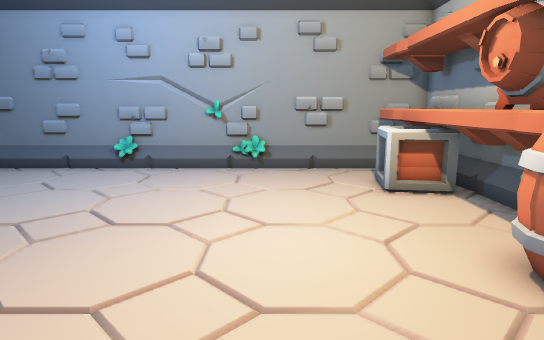
view 1 (above)

12 first-person views from a walk through a Godot game level. The camera is 1.2 m above the floor, tilts 10° down and sees 75° across. The floor is counted in squares, 0.5 m on a side. Each view is taken from the middle of a square. On the plan, view 1 faces up. The plan holds only what a view shows up to about 20 squares ahead; the rest is blank.

view 2
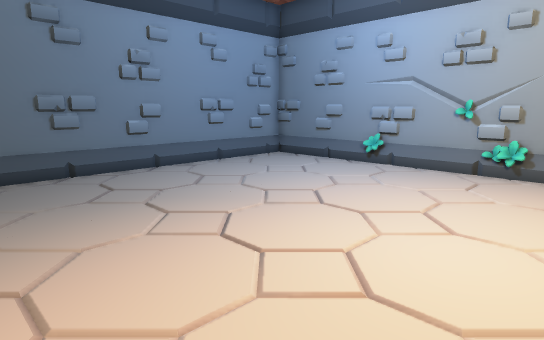

view 3
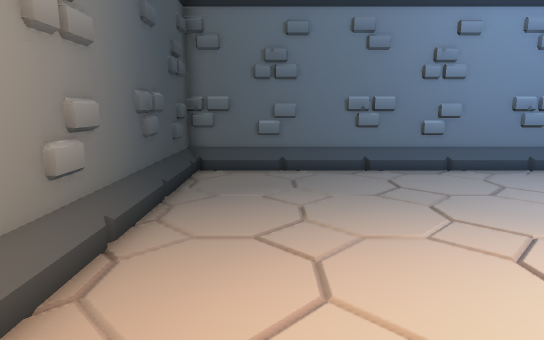

view 4
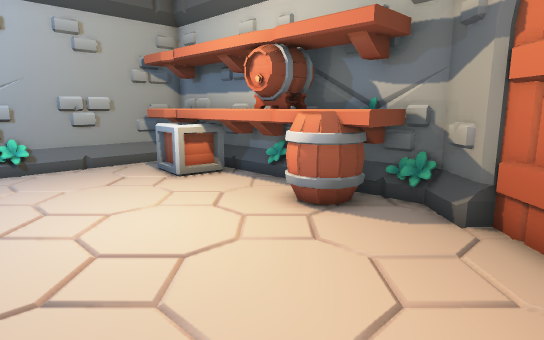

view 5
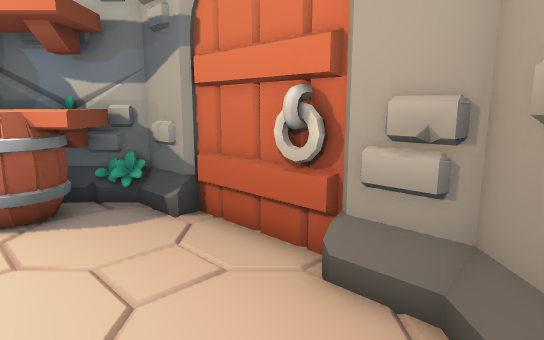

view 6
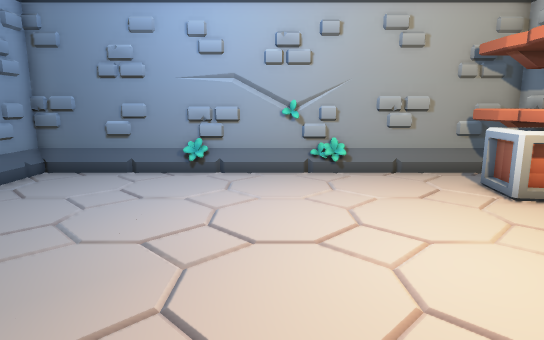

view 7
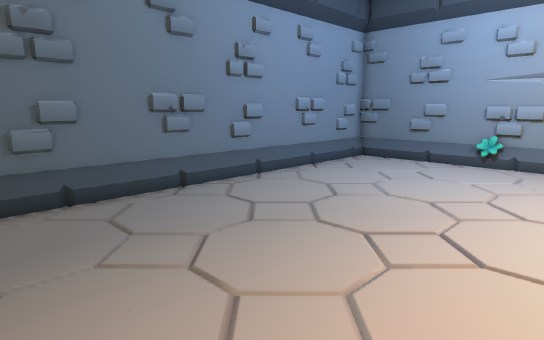

view 8
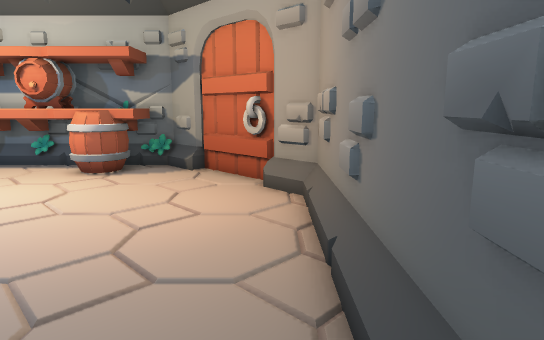

view 9
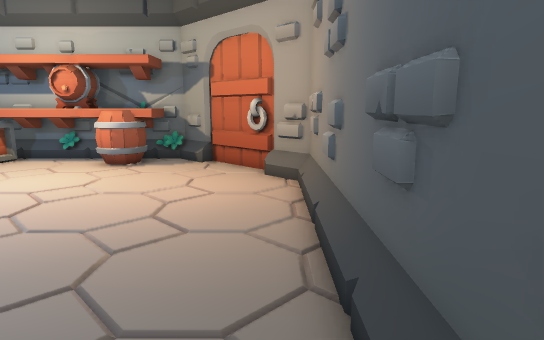

view 10
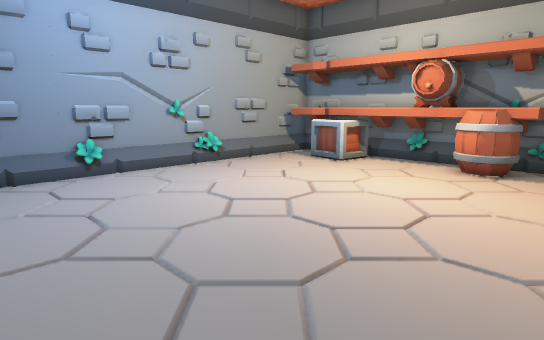

view 11
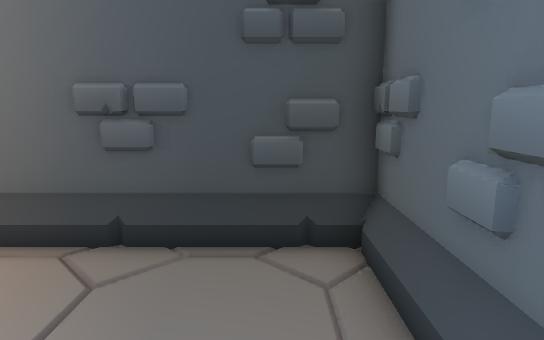

view 12
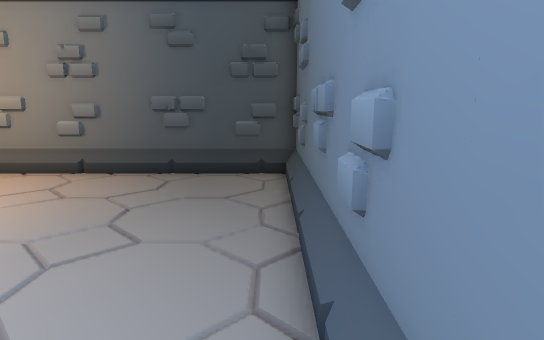

### Floor plan
Points are (right, up) in squares from view 1. A wall is a line through its corners. A room is listed if a view was taken in it or the views show most of it. See-through windows are left out.
Room 1 (views 1, 2, 3, 4, 5, 6, 7, 8, 9, 10, 11, 12)
walls: (-0.9, 14.1) (-5.6, 14.1); (-3.3, 14.4) (-4.2, 14.6); (-0.6, 14.2) (-1.6, 14.5); (-2.4, 14.7) (-4.5, 14.3); (-0.2, 14.3) (-1, 14.5); (-0.2, 14.4) (-1.3, 14.2) (-4.2, 14.8); (-0.4, 14.6) (-2.8, 14.3); (6, 4) (6.5, 6.1); (6.3, 5.5) (6.1, 6.4); (2.3, -1.7) (4.8, 0.8); (4.9, 0.9) (6.1, 2.1) (6.3, 2.9); (2.8, -1.5) (4.4, 0.1); (4.5, 0.2) (5.1, 0.7); (6, 2.7) (6.4, 4.2) (6.1, 5.7); (2.2, -2.1) (2.8, -1.6); (5.9, 2.3) (5.9, 4.4); (6.2, 2.2) (6.2, 14.4) (-11.7, 14.4); (6.4, 2.3) (6.1, 4.3); (-11.9, 14.4) (-11.9, -3.1); (-11.7, -3.3) (0.7, -3.3) (2.1, -1.9)
low walls: (-0.3, 13.9) (-0.8, 13.9); (-1.3, 14.3) (-1.9, 14); (-6.1, 14.1) (-11.7, 14.1); (5.9, 6) (5.9, 11.4); (4.6, 1.2) (6, 2.6) (6.1, 3.3) (5.8, 3.8); (4.7, 1) (5.9, 2.3); (6.1, 7.4) (6, 7.9); (-0.5, -2.9) (0.8, -2.9) (2, -1.7); (5.8, 2.9) (5.8, 3); (0.5, -2.9) (1.8, -1.6); (-7.3, -2.9) (-0.8, -2.9); (4.5, 14.1) (-0.4, 14.1); (-11.7, 14.4) (-11.7, -2.9) (-7.4, -2.9); (-11.7, -3.1) (0.6, -3.1)
objects: box (3, 10) to (4, 12); shelf (4, 3) to (5, 8); barrel (4, 4) to (4, 5); shelf (4, 9) to (5, 9); shelf (4, 13) to (5, 14)

Where each view was taken, in squares from view 1:
view 1: 0 up, 0 right, facing up
view 2: 0 up, 2 right, facing up-left
view 3: 0 up, 2 right, facing left
view 4: 1 down, 3 left, facing up-right
view 5: 1 down, 3 left, facing right
view 6: 1 up, 3 left, facing up
view 7: 2 down, 2 left, facing up-left
view 8: 2 down, 9 left, facing right
view 9: 2 down, 11 left, facing right
view 10: 1 up, 10 left, facing up-right
view 11: 3 up, 10 left, facing down
view 12: 10 up, 11 left, facing down
